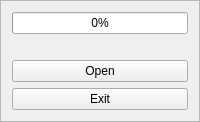
           <widget class="QFrame" name="frame_2">
            <property name="frameShape">
             <enum>QFrame::StyledPanel</enum>
            </property>
            <property name="frameShadow">
             <enum>QFrame::Raised</enum>
            </property>
            <layout class="QVBoxLayout" name="verticalLayout_3">
             <item>
              <widget class="QProgressBar" name="progressBar">
               <property name="enabled">
                <bool>true</bool>
               </property>
               <property name="value">
                <number>0</number>
               </property>
               <property name="textVisible">
                <bool>true</bool>
               </property>
              </widget>
             </item>
             <item>
              <widget class="QLabel" name="progressLabel">
               <property name="text">
                <string/>
               </property>
               <property name="alignment">
                <set>Qt::AlignCenter</set>
               </property>
              </widget>
             </item>
             <item>
              <widget class="QPushButton" name="openBtn">
               <property name="text">
                <string>Open</string>
               </property>
               <property name="icon">
                <iconset resource="../resources/resources.qrc">
                 <normaloff>:/resources/icons_2/folder-open-outline.svg</normaloff>:/resources/icons_2/folder-open-outline.svg</iconset>
               </property>
               <property name="iconSize">
                <size>
                 <width>24</width>
                 <height>24</height>
                </size>
               </property>
              </widget>
             </item>
             <item>
              <widget class="QPushButton" name="exitBtn">
               <property name="text">
                <string>Exit</string>
               </property>
               <property name="icon">
                <iconset resource="../resources/resources.qrc">
                 <normaloff>:/resources/icons_2/close-circle-outline.svg</normaloff>:/resources/icons_2/close-circle-outline.svg</iconset>
               </property>
               <property name="iconSize">
                <size>
                 <width>24</width>
                 <height>24</height>
                </size>
               </property>
              </widget>
             </item>
            </layout>
           </widget>
